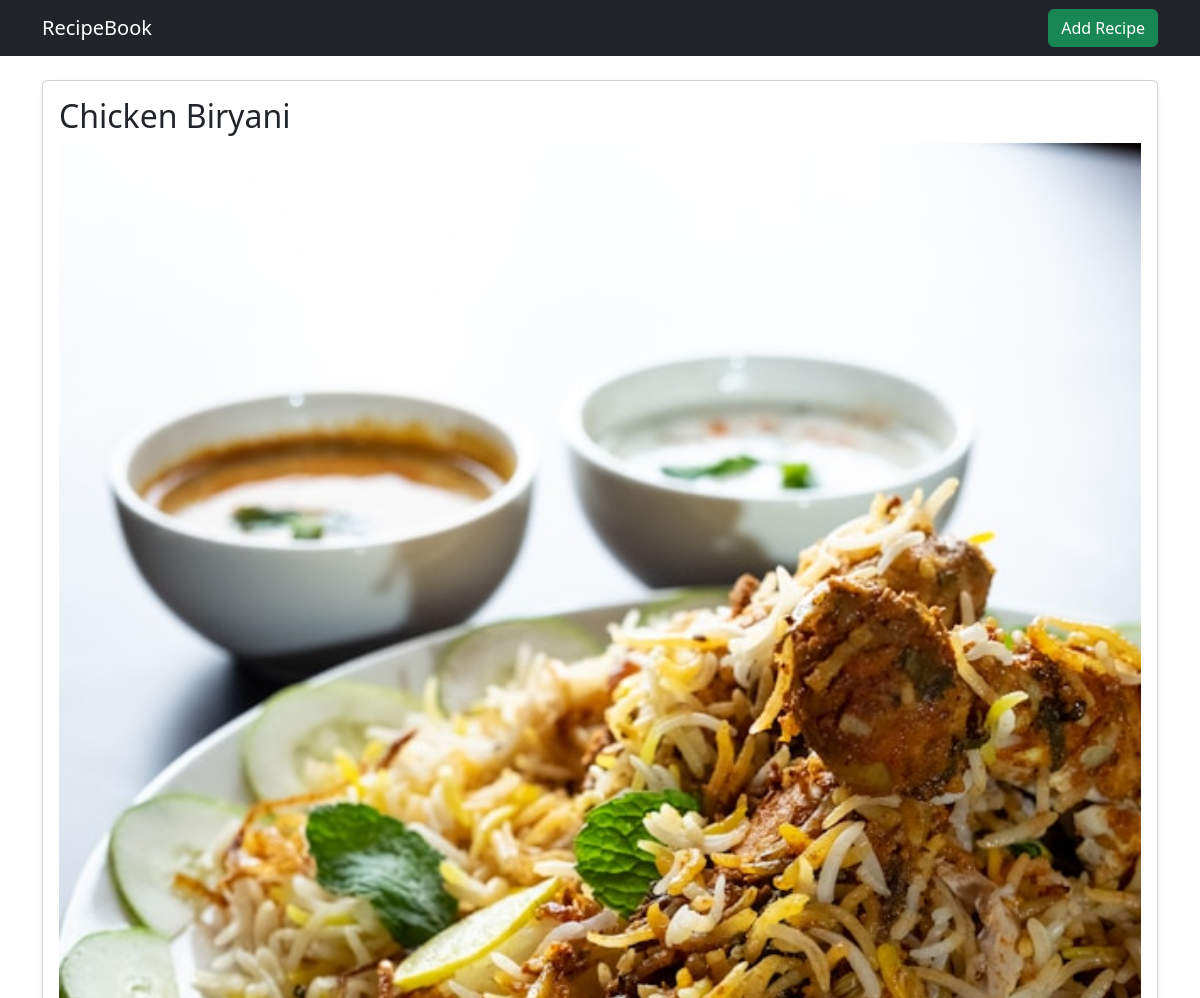
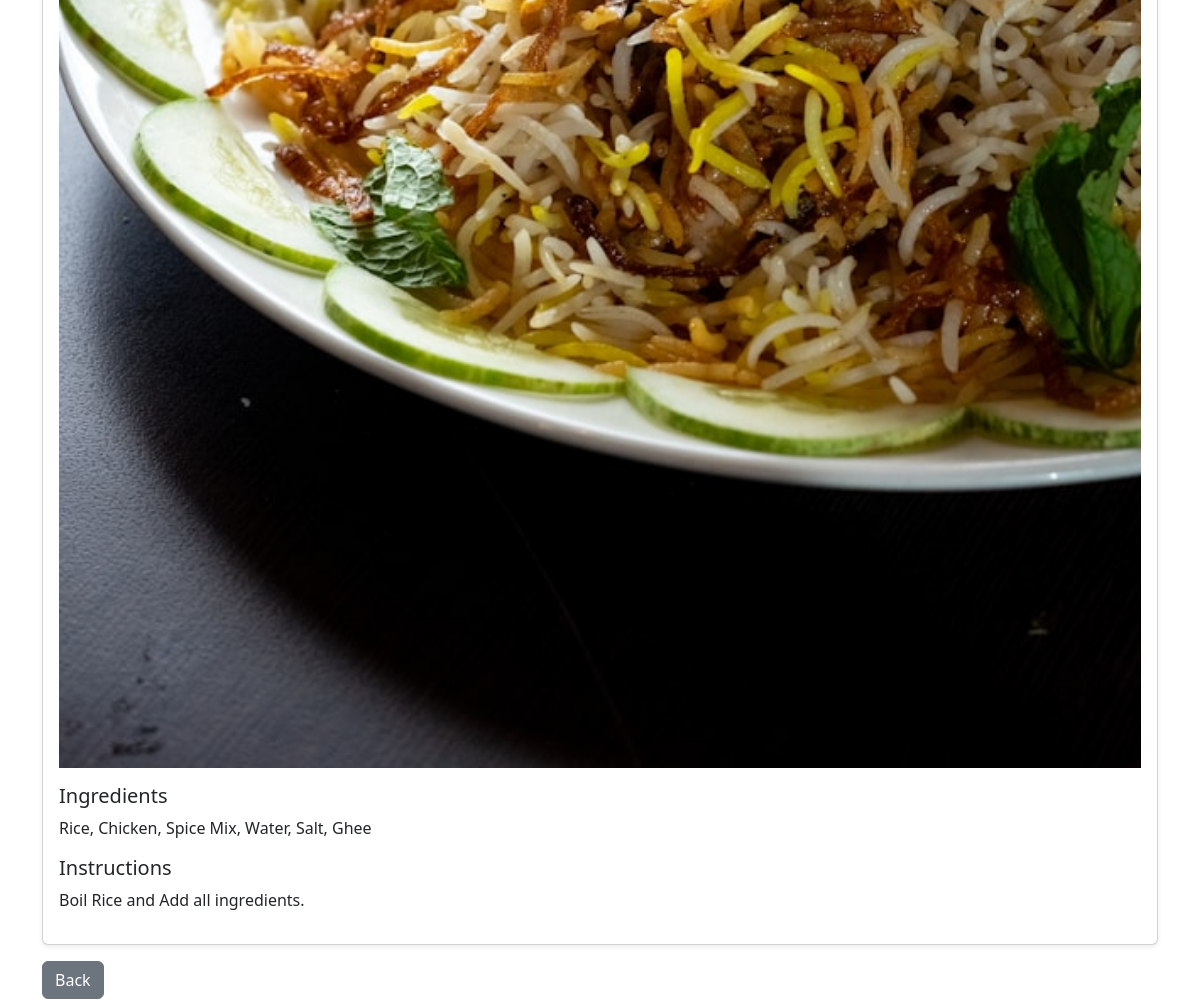
The app's page /recipe/2/ with its own data (2 pictures, top to bottom).
### recipes/models.py (models this page shows, shortened)
class Recipe(models.Model):
    title = models.CharField(max_length=200)
    category = models.ForeignKey(Category, on_delete=models.CASCADE)
    ingredients = models.TextField()
    instructions = models.TextField()
    image = models.ImageField(upload_to='recipes/', blank=True, null=True)

### recipes/views.py (the view)
# urls.py: path('recipe/<int:pk>/', views.recipe_detail, name='detail'),
def recipe_detail(request, pk):
    recipe = get_object_or_404(Recipe, pk=pk)
    return render(request, 'recipes/detail.html', {'recipe': recipe})

### recipes/templates/recipes/detail.html
{% extends 'recipes/base.html' %}
{% block content %}
<div class="card shadow-sm p-3">
    <h2>{{ recipe.title }}</h2>
    {% if recipe.image %}
    <img src="{{ recipe.image.url }}" class="img-fluid mb-3">
    {% endif %}
    <h5>Ingredients</h5>
    <p>{{ recipe.ingredients }}</p>
    <h5>Instructions</h5>
    <p>{{ recipe.instructions }}</p>
</div>
<a href="/" class="btn btn-secondary mt-3">Back</a>
{% endblock %}

### records on screen
Recipe: title "Chicken Biryani", image (picture), ingredients "Rice, Chicken, Spice Mix, Water, Salt, Ghee", instructions "Boil Rice and Add all ingredients."
